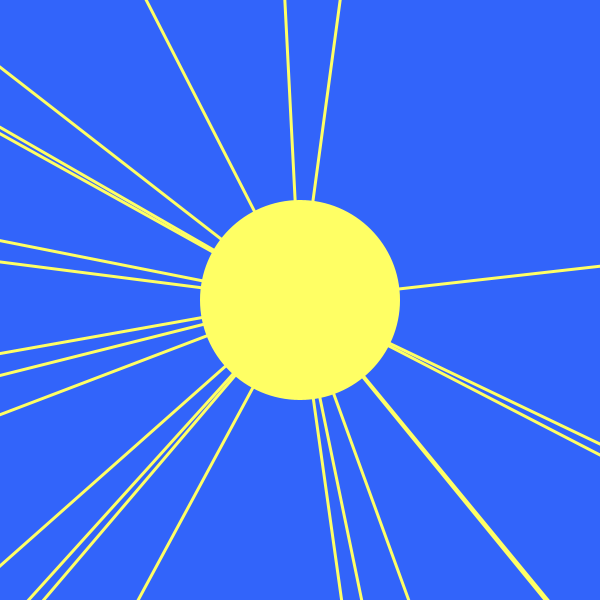
Frame 1 (no input)
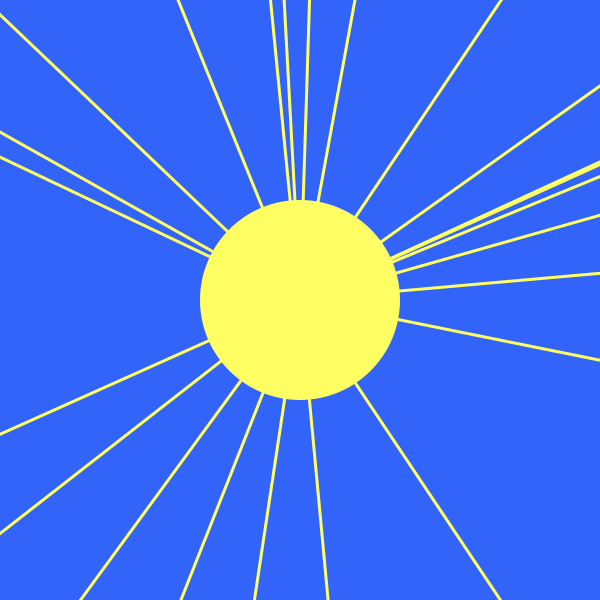
Frame 60 (the mouse pressed at the canvas centre just before this capture)
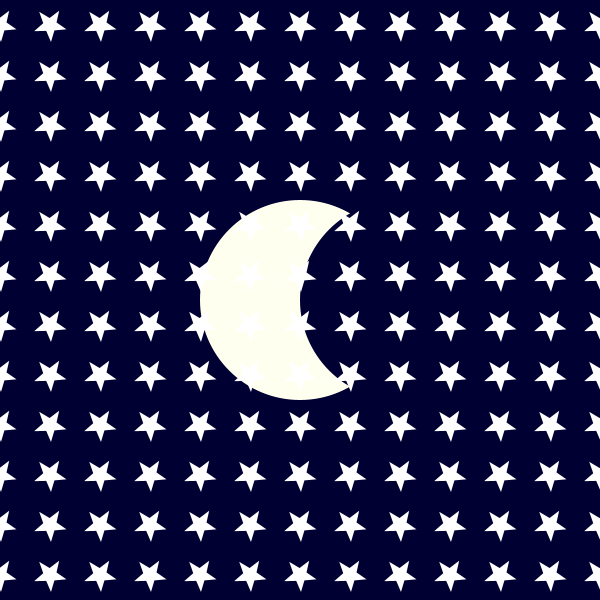
Frame 120 (the mouse held since frame 60 and released just before this capture)

The Processing sketch that drew these frames (run headless with seeded random() and noise(); from frame 60 on, the mouse is pressed at the canvas centre):

// Processing sketch: Week5_NightimeWithForLoop
// ── Week5_NightimeWithForLoop.pde
//I updated this program with a for loop to create
//the rotating star pattern when the button is clicked

int x, y;
int size;
float dist;
boolean buttonClicked;
int xRay, yRay;

void setup(){
  size(600, 600);
  x = width/2;
  y = height/2;
  size = 200;
}

void draw(){
  
  noStroke();


  if(buttonClicked){
    drawNight();
  }else{
    drawDay();
  }

  
  
  //println(calcDistance(x,y));

}

void mousePressed(){
  if(calcDistance(x,y) <= size/2){
    buttonClicked = !buttonClicked;
  }
  
}

float calcDistance(int xPos, int yPos){
  dist = dist(mouseX, mouseY, xPos, yPos);
  return dist;
}

void drawNight(){

  frameRate(300);
  
  background(0, 0, 50);
  fill(255, 255, 240);
  ellipse(x, y, size, size);
  fill(0, 0, 50);
  ellipse(x+size/2, y, size, size);
  
  for (int i = 0; i <=width; i +=50){
  for (int j = 0; j <= height; j +=50){ 
   pushMatrix();
    translate(i, j+25);
    rotate(frameCount/-100);
    star(0, 0, 7, 17, 5);
   popMatrix();
  }
  }
}
  
void drawDay(){
  background(50, 100, 250);
  fill(255, 255, 100);
  ellipse(x, y, size, size);
  drawRays();
}

void drawRays(){
  frameRate(3);
  stroke(255, 255, 100);
  strokeWeight(3);
  individualRay();
  individualRay();
  individualRay();
  individualRay();
  individualRay();
  individualRay();
  individualRay();
  individualRay();
  individualRay();
  individualRay();
  individualRay();
  individualRay();
  individualRay();
  individualRay();
  individualRay();
  individualRay();
  individualRay();
  individualRay();
  individualRay();
  individualRay();
  individualRay();
  individualRay();
  individualRay();
}

void individualRay(){
  pushMatrix();
  translate(width/2, height/2);
  rotate(random(0, 2*3.14));
  xRay = 10;
  yRay = 10;
  line(width/2, height/2, xRay, yRay);
  popMatrix();
}






//found this code on Processing.org
void star(float x, float y, float radius1, float radius2, int npoints) {
  fill(255);
  float angle = TWO_PI / npoints;
  float halfAngle = angle/2.0;
  beginShape();
  for (float a = 0; a < TWO_PI; a += angle) {
    float sx = x + cos(a) * radius2;
    float sy = y + sin(a) * radius2;
    vertex(sx, sy);
    sx = x + cos(a+halfAngle) * radius1;
    sy = y + sin(a+halfAngle) * radius1;
    vertex(sx, sy);
  }
  endShape(CLOSE);
}
